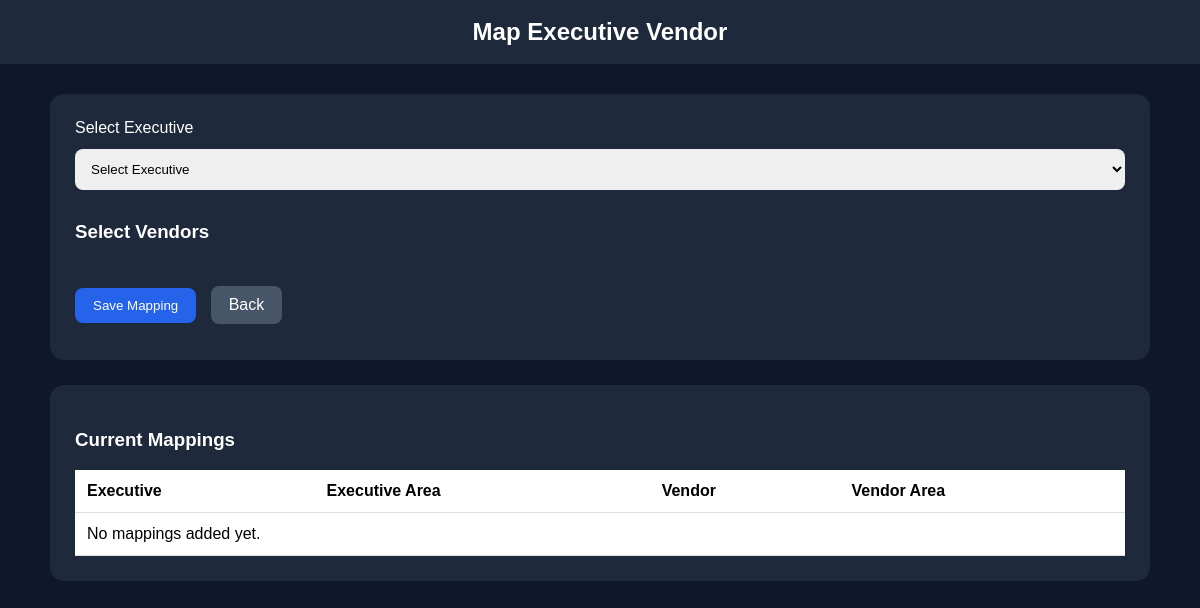
Page /map-executive-vendor/ (signed in) on the earlier database version.
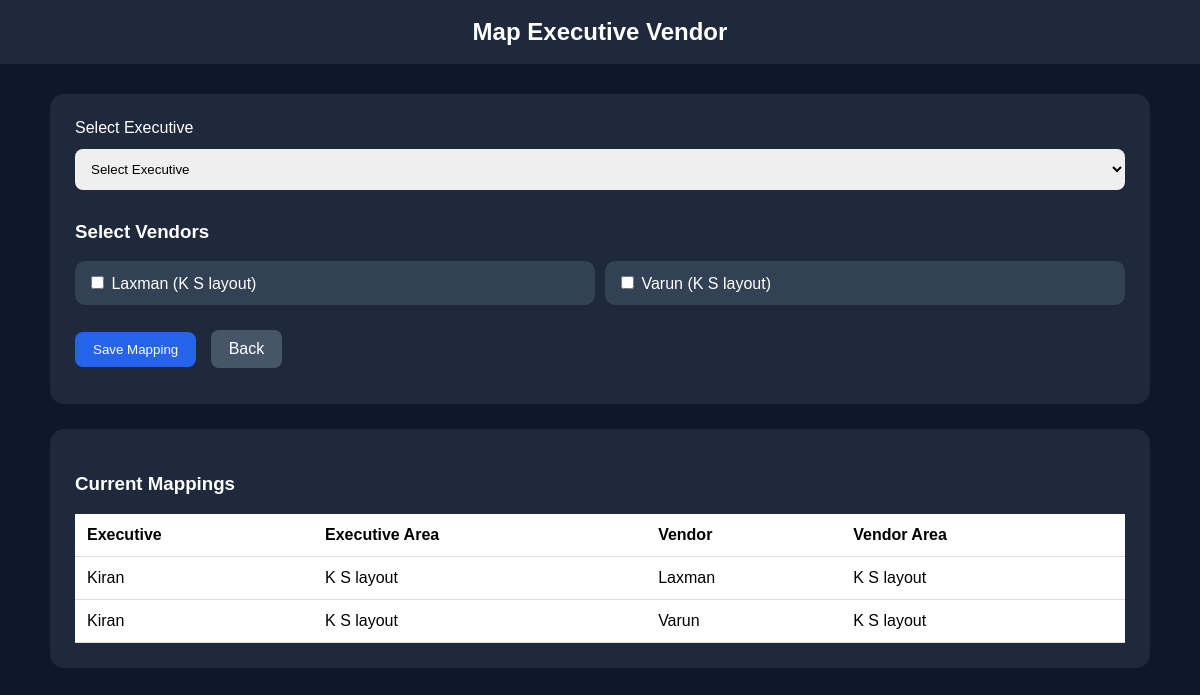
Same page on the later database version.
### core/models.py (models this page shows, shortened)
class Vendor(models.Model):
    name = models.CharField(max_length=100)
    phone = models.CharField(max_length=20, unique=True)
    password = models.CharField(max_length=100, default="demo@123")
    area = models.ForeignKey(Area, on_delete=models.CASCADE, related_name="vendors")
    opening_balance = models.DecimalField(max_digits=12, decimal_places=2, default=0)
    is_active = models.BooleanField(default=True)

class Area(models.Model):
    name = models.CharField(max_length=100, unique=True)
    is_active = models.BooleanField(default=True)

class ExecutiveVendor(models.Model):
    executive = models.ForeignKey(
        Executive,
        on_delete=models.CASCADE,
        related_name="vendor_mappings"
    )
    vendor = models.ForeignKey(
        Vendor,
        on_delete=models.CASCADE,
        related_name="executive_mappings"
    )
    is_active = models.BooleanField(default=True)
    class Meta:
        unique_together = ("executive", "vendor")

class Executive(models.Model):
    name = models.CharField(max_length=100)
    phone = models.CharField(max_length=20, unique=True)
    password = models.CharField(max_length=100, default="demo@123")
    area = models.ForeignKey(Area, on_delete=models.CASCADE, related_name="executives")
    is_active = models.BooleanField(default=True)

### core/views.py (the view, shortened to what this page needs)
# urls.py: path('map-executive-vendor/', views.map_executive_vendor, name='map_executive_vendor'),
def map_executive_vendor(request):
    if not request.session.get("is_admin_logged_in"):
        return redirect("admin_login")
    executives = Executive.objects.filter(is_active=True).select_related("area").order_by("name")
    vendors = Vendor.objects.filter(is_active=True).select_related("area").order_by("name")
    mappings = ExecutiveVendor.objects.select_related(
        "executive", "executive__area", "vendor", "vendor__area"
    ).order_by("executive__name", "vendor__name")
    return render(
        request,
        "core/map_executive_vendor.html",
        {
            "executives": executives,
            "vendors": vendors,
            "mappings": mappings,
        },
    )

### core/templates/core/map_executive_vendor.html (shortened to what this page needs)
<!DOCTYPE html>
<html>
<head>
</head>
<body>
<div class="header">Map Executive Vendor</div>
<div class="container">
    <div class="box">
        <form method="POST">
            <label>Select Executive</label>
            <select name="executive" id="executiveSelect" required>
                <option value="">Select Executive</option>
            </select>
            <h3>Select Vendors</h3>
            <div class="vendor-list">
                {% for vendor in vendors %}
                <div class="vendor-item">
                    <label>
                        <input type="checkbox" name="vendors" value="{{ vendor.id }}">
                        {{ vendor.name }} ({{ vendor.area.name }})
                    </label>
                </div>
                {% endfor %}
            </div>
            <button type="submit">Save Mapping</button>
            <a href="{% url 'admin_dashboard' %}" class="back-btn">Back</a>
        </form>
    </div>
    <div class="box">
        <h3>Current Mappings</h3>
        <table>
            <tr>
                <th>Executive</th>
                <th>Executive Area</th>
                <th>Vendor</th>
                <th>Vendor Area</th>
            </tr>
            {% for item in mappings %}
            <tr>
                <td>{{ item.executive.name }}</td>
                <td>{{ item.executive.area.name }}</td>
                <td>{{ item.vendor.name }}</td>
                <td>{{ item.vendor.area.name }}</td>
            </tr>
            {% empty %}
            <tr>
                <td colspan="4">No mappings added yet.</td>
            </tr>
            {% endfor %}
        </table>
    </div>
</div>
</body>
</html>

### core/templates/core/map_executive_vendor.html (style rules this page uses)
body { margin:0;font-family:Arial;background:#0f172a;color:white; }
.header { background:#1e293b;padding:18px;text-align:center;font-size:24px;font-weight:bold; }
.container { width:95%;max-width:1100px;margin:30px auto; }
.box { background:#1e293b;padding:25px;border-radius:14px;margin-bottom:25px; }
select, button { width:100%; padding:12px; border:none; border-radius:8px; margin:12px 0; box-sizing:border-box; }
.vendor-list { display:grid; grid-template-columns:repeat(2, 1fr); gap:10px; margin:15px 0; }
.vendor-item { background:#334155; padding:12px; border-radius:10px; }
button,.back-btn { display:inline-block; width:auto; padding:10px 18px; background:#2563eb; color:white; text-decoration:none; border-radius:8px; cursor:pointer; }
.back-btn { background:#475569; margin-left:10px; }
table { width:100%; border-collapse:collapse; background:white; color:black; }
th,td { padding:12px; border-bottom:1px solid #ddd; text-align:left; }

Differences in the rows shown:
added Vendor: name "Laxman", area.name "K S layout"
added Vendor: name "Varun", area.name "K S layout"
added ExecutiveVendor: executive.name "Kiran", executive.area.name "K S layout", vendor.name "Laxman", vendor.area.name "K S layout"
added ExecutiveVendor: executive.name "Kiran", executive.area.name "K S layout", vendor.name "Varun", vendor.area.name "K S layout"
Other differences:
text no longer shown: "No mappings added yet."
